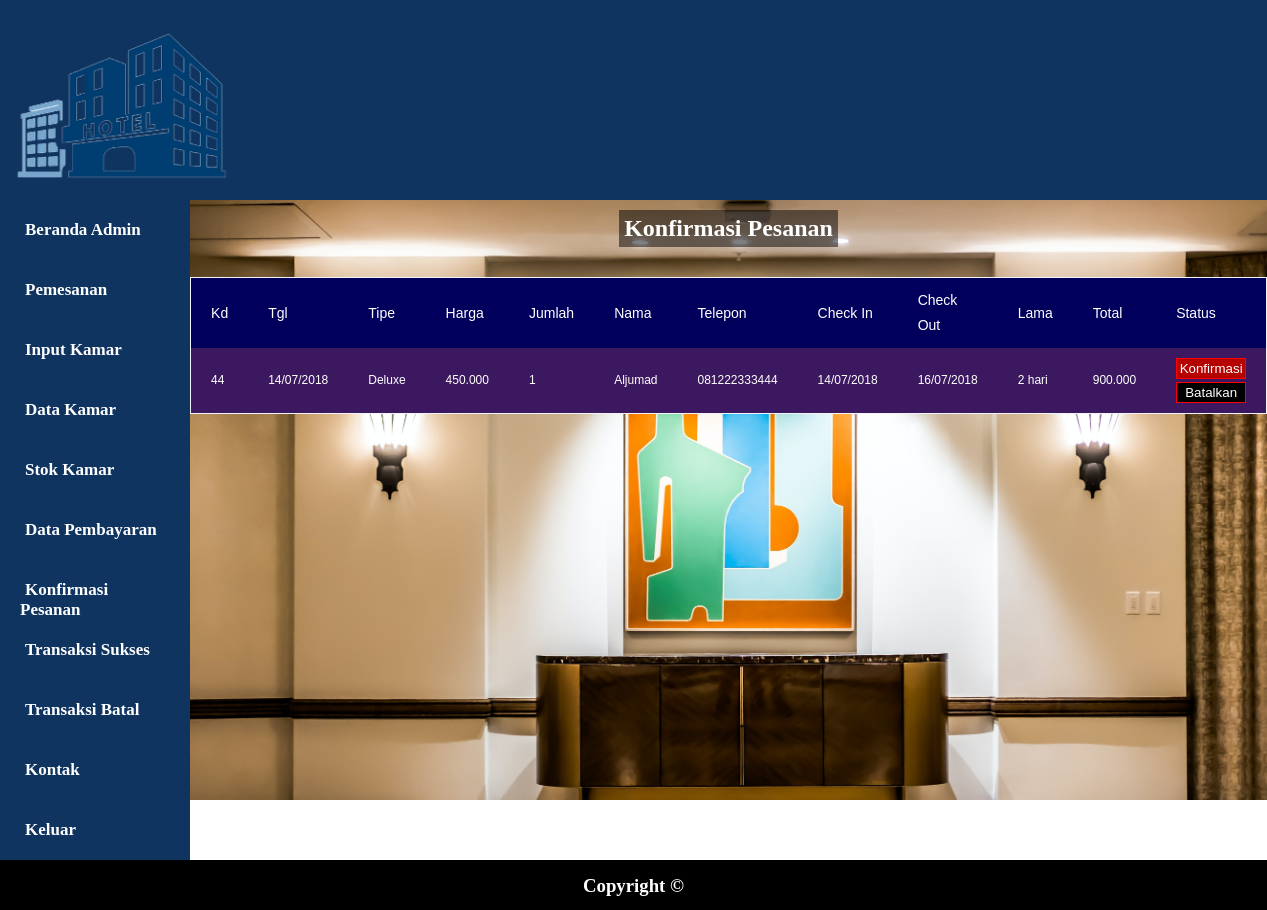
/admin/konfirmasi.php (signed in), run on the app's committed database.
### tables this page shows
CREATE TABLE `pemesanan` (
  `idpesan` int(11) NOT NULL,
  `tglpesan` datetime NOT NULL,
  `batasbayar` datetime NOT NULL,
  `idkamar` varchar(15) NOT NULL,
  `tipe` varchar(20) NOT NULL,
  `harga` int(11) NOT NULL,
  `jumlah` int(11) NOT NULL,
  `idtamu` int(11) NOT NULL,
  `nama` varchar(100) NOT NULL,
  `alamat` varchar(500) NOT NULL,
  `telepon` varchar(15) NOT NULL,
  `tglmasuk` date NOT NULL,
  `tglkeluar` date NOT NULL,
  `lamahari` int(11) NOT NULL DEFAULT 0,
  `totalbayar` int(11) NOT NULL DEFAULT 0,
  `status` varchar(50) NOT NULL DEFAULT 'Pending...'
);

### admin/konfirmasi.php (the view, shortened to what this page needs)
<?php
	require_once "view/header.php";
?>
	<aside>
		<center>
			<h3 id="abc">Konfirmasi Pesanan</h3>
			<div id="kanan">
				<table class="tabel1" width="100%">
				<tr style="background: #008B8B; color: white; font-size: 14px;">
					<th>Kd</th>
					<th>Tgl</th>
					<th>Tipe</th>
					<th>Harga</th>
					<th>Jumlah</th>
					<th>Nama</th>
					<th>Telepon</th>
					<th>Check In</th>
					<th>Check Out</th>
					<th>Lama</th>
					<th>Total</th>
					<th>Status</th>
				</tr>
				<?php
					$sql = $pdo->query("SELECT * FROM pemesanan ORDER BY idpesan DESC");
			  		while ($datax = $sql->fetch()) {
			  		$idpesan = $datax['idpesan'];
					$tglpesan = $datax['tglpesan'];
					$tipe = $datax['tipe'];
					$harga = $datax['harga'];
					$jumlah = $datax['jumlah'];
					$namax = $datax['nama'];
					$telepon = $datax['telepon'];
					$tglmasuk = $datax['tglmasuk'];
					$tglkeluar = $datax['tglkeluar'];
					$lamahari = $datax['lamahari'];
					$totalbayar = $datax['totalbayar'];
					$status = $datax['status'];
					$tglpesann = date('d/m/Y', strtotime($tglpesan));
					$tglmasukk = date('d/m/Y', strtotime($tglmasuk));
					$tglkeluarr = date('d/m/Y', strtotime($tglkeluar));
					$hargaa = number_format($harga,0,",",".");
					$angka = number_format($totalbayar,0,",",".");
					if ($status == 'Pending...') {
  				?>
				<tr align="center" style="font-weight: normal; font-size: 12px;">
					<td class="tkonfirm"><?php echo $idpesan ?></td>
					<td class="tkonfirm"><?php echo $tglpesann ?></td>
					<td class="tkonfirm"><?php echo $tipe ?></td>
					<td class="tkonfirm"><?php echo $hargaa ?></td>
					<td class="tkonfirm"><?php echo $jumlah ?></td>
					<td class="tkonfirm"><?php echo $namax ?></td>
					<td class="tkonfirm"><?php echo $telepon ?></td>
					<td class="tkonfirm"><?php echo $tglmasukk ?></td>
					<td class="tkonfirm"><?php echo $tglkeluarr ?></td>
					<td class="tkonfirm"><?php echo $lamahari ?> hari</td>
					<td class="tkonfirm"><?php echo $angka ?></td>
					<td><a href="fungsi/proseskonfirmasi?id=<?php echo $idpesan ?>"><button style="width:70px;background:#B40301;color:white;font-weight:normal;padding:2px;border:1px solid red; margin-bottom: 3px;">Konfirmasi</button></a><br>
						<a href="fungsi/prosesbatal?id=<?php echo $idpesan ?>"><button style="width:70px;background:black;color:white;font-weight:normal;padding:2px;border:1px solid red;">Batalkan</button></a></td>
				</tr>
				<?php
					}
			  	}
			  ?>
			  </table>
			</div>
		</center>
	</aside>
<?php
	require_once "view/footer.php"
?>

### admin/style.css (style rules this page uses)
* { margin: 0; padding: 0; }
aside { width: 85%; height: 75%; background-image: url('gambar/Beranda.jpg'); background-size: cover; background-color: rgba(0,0,0,0.5); float: left; }
.tabel1 { font-family: sans-serif; color: #444; border-collapse: collapse; width: 100%; border: 1px solid #f2f5f7; }
.tabel1 tr th { background: #00005C; color: #fff; font-weight: normal; }
.tabel1, th, td { padding: 10px 20px; text-align: left; }
.tabel1 tr { background-color: #3B185F; color: black; }
table tr { line-height: 25px; }
table { margin-top:20px; font-size:16px; font-weight:bold; }
table tr td { font-weight:bold; font-family:sans-serif; color: white; width: 120px; font-size: 17px; }
.tkonfirm { font-weight:normal; font-size: 12px; font-family: sans-serif; }
#abc { background-color: rgba(0,0,0,0.5); margin: 10px; text-align: center; height: auto; font-family: OpenSans-Light; font-weight: bold; font-size: 24px; color: white; }
aside h3 { margin-top: 10px; margin-bottom: 8px; padding: 5px; color: white; display: inline-block; }

### data on the page
pemesanan: idpesan "44", tglpesan "14/07/2018", tipe "Deluxe", harga "450.000", jumlah "1", nama "Aljumad", telepon "081222333444", tglmasuk "14/07/2018", tglkeluar "16/07/2018", lamahari "2", totalbayar "900.000"
